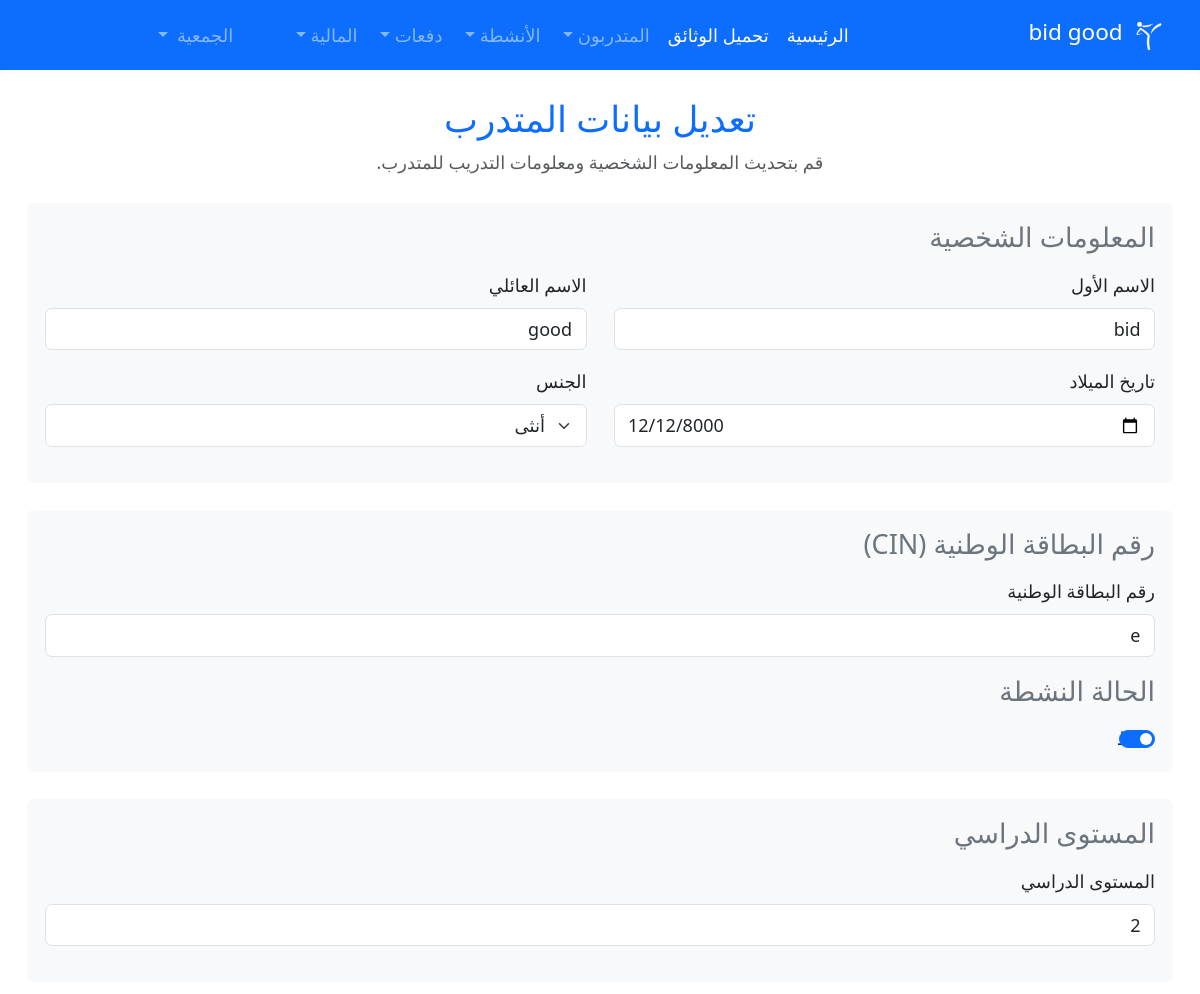
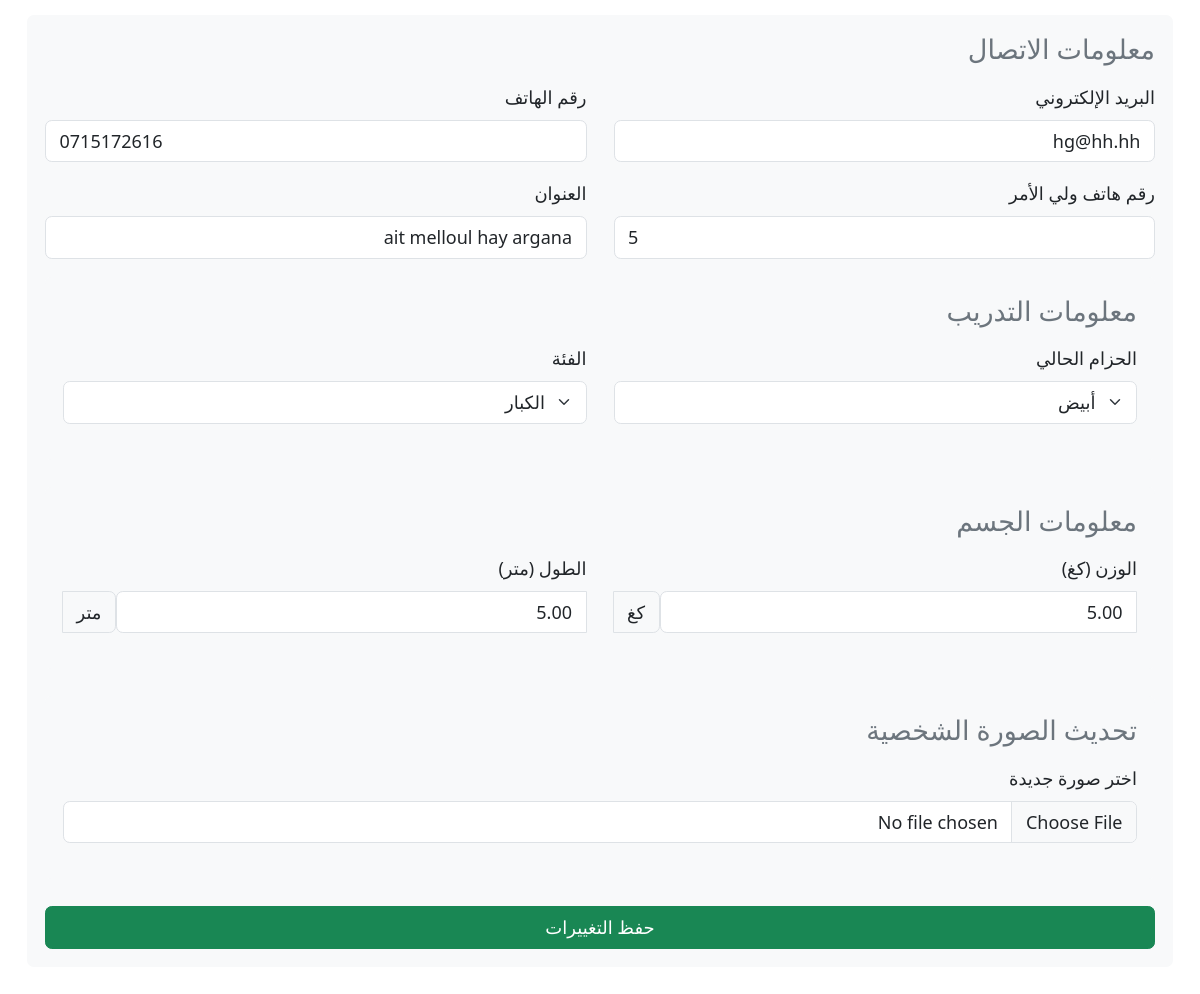
The page /edit_trainee/2 (signed in) on the database its author committed (2 pictures, top to bottom).
### trainers/models.py (models this page shows, shortened)
class OrganizationInfo(models.Model):
    name = models.CharField(max_length=255, verbose_name='اسم الجمعية')
    slug = models.SlugField(unique=True, verbose_name='المعرف')
    description = models.TextField(blank=True, verbose_name='الوصف')
    established_date = models.DateField(blank=True, null=True, verbose_name='تاريخ التأسيس')
    rent_amount = models.DecimalField(max_digits=10, decimal_places=2, default=0, verbose_name='مبلغ الإيجار')
    phone_number = models.CharField(max_length=15, blank=True, verbose_name='رقم الهاتف')
    email = models.EmailField(blank=True, verbose_name='البريد الإلكتروني')
    datepay = models.DateField(blank=True, null=True, verbose_name='تاريخ الدفع')
    is_active = models.BooleanField(default=True, verbose_name='نشطة')
    subscription_tier = models.CharField(
        max_length=20,
        choices=[('free', 'مجاني'), ('basic', 'أساسي'), ('premium', 'متميز')],
        default='free',
        verbose_name='نوع الاشتراك'
    )
    max_trainers = models.IntegerField(default=50, verbose_name='الحد الأقصى للمتدربين')
    created_at = models.DateTimeField(auto_now_add=True, verbose_name='تاريخ الإنشاء')
    class Meta:
        verbose_name = 'جمعية'
        verbose_name_plural = 'الجمعيات'
        ordering = ['-created_at']

class Trainer(models.Model):
    organization = models.ForeignKey(
        OrganizationInfo,
        on_delete=models.CASCADE,
        related_name='trainers',
        verbose_name='الجمعية'
    )
    belts = (
        ("أبيض", "أبيض"),
        ("برتقالي", "برتقالي"),
        ("أصفر", "أصفر"),
        ("أصفر مع شريط أخضر", "أصفر مع شريط أخضر"),
        ("أخضر", "أخضر"),
        ("أخضر مع شريط أزرق", "أخضر مع شريط أزرق"),
        ("أزرق", "أزرق"),
        ("أزرق مع شريط أحمر", "أزرق مع شريط أحمر"),
        ("أحمر", "أحمر"),
        ("أحمر مع شريط أسود", "أحمر مع شريط أسود"),
        ("أسود", "أسود"),
    )
    CatChoices = (
        ("small", "الصغار"),
        ("med", "فتيان"),
        ("big", "كبار"),
        ('women', 'نساء')
    )
    first_name = models.CharField(max_length=255, verbose_name='الاسم الأول')
    last_name = models.CharField(max_length=255, verbose_name='اسم العائلة')
    birth_day = models.DateField(verbose_name='تاريخ الميلاد')
    phone = models.CharField(max_length=15, blank=True, verbose_name='الهاتف')
    phone_parent = models.CharField(max_length=15, blank=True, verbose_name='هاتف ولي الأمر')
    email = models.EmailField(blank=True, verbose_name='البريد الإلكتروني')
    CIN = models.CharField(max_length=30, blank=True, verbose_name='رقم البطاقة')
    address = models.CharField(max_length=50, blank=True, verbose_name='العنوان')
    male_female = models.CharField(
        max_length=11,
        choices=(('male', 'ذكر'), ('female', 'أنثى')),
        verbose_name='الجنس'
    )
    belt_degree = models.CharField(max_length=50, choices=belts, null=True, blank=True, verbose_name='درجة الحزام')
    Degree = models.CharField(max_length=80, null=True, blank=True, verbose_name='المستوى التعليمي')
    category = models.CharField(max_length=9, choices=CatChoices, default="small", verbose_name='الفئة')
    tall = models.DecimalField(max_digits=5, decimal_places=2, blank=True, null=True, verbose_name='الطول')
    weight = models.DecimalField(max_digits=5, decimal_places=2, blank=True, null=True, verbose_name='الوزن')
    started_day = models.DateField(default=timezone.now, verbose_name='تاريخ البدء')
    is_active = models.BooleanField(default=True, verbose_name='نشط')
    image = models.ImageField(upload_to=image_upload_to, blank=True, verbose_name='الصورة')
    class Meta:
        verbose_name = 'متدرب'
        verbose_name_plural = 'المتدربون'
        ordering = ['-started_day']
        indexes = [
            models.Index(fields=['organization', 'is_active']),
            models.Index(fields=['organization', 'category']),
        ]
    @staticmethod
    def get_belt_choices():
        return Trainer.belts

### trainers/views.py (the view, shortened to what this page needs)
# urls.py: path('edit_trainee/<int:id>', views.edit_trainee, name='edit_trainee'),
@login_required(login_url='/login/')
@require_organization
def edit_trainee(request, id):
    organization = request.organization
    trainee = get_object_or_404(Trainer, id=id, organization=organization)
    return render(request, 'pages/edit_trainee.html', {'trainee': trainee})

### trainers/templates/pages/edit_trainee.html (shortened to what this page needs)
{% extends 'base/base.html' %}
{% block content %}
<div class="wrapper rounded bg-white p-4 shadow-lg">
    <div class="text-center mb-4">
        <h2 class="text-primary">تعديل بيانات المتدرب</h2>
        <p class="text-muted">قم بتحديث المعلومات الشخصية ومعلومات التدريب للمتدرب.</p>
    </div>
    <form class="form" method="POST" enctype="multipart/form-data">
            <div class="section bg-light rounded p-3 mb-4">
                <h4 class="text-secondary mb-3">المعلومات الشخصية</h4>
                <div class="row">
                    <div class="col-md-6 mb-3">
                        <label for="first_name" class="form-label">الاسم الأول</label>
                        <input type="text" id="first_name" name="first_name" value="{{ trainee.first_name }}"
                               class="form-control" placeholder="أدخل اسمك الأول" required>
                    </div>
                    <div class="col-md-6 mb-3">
                        <label for="last_name" class="form-label">الاسم العائلي</label>
                        <input type="text" id="last_name" name="last_name" value="{{ trainee.last_name }}"
                               class="form-control" placeholder="أدخل اسمك العائلي" required>
                    </div>
                </div>
                <div class="row">
                    <div class="col-md-6 mb-3">
                        <label for="birthday" class="form-label">تاريخ الميلاد</label>
                        <input type="date" id="birthday" name="birthday" value="{{ trainee.birth_day|date:'Y-m-d' }}"
                               class="form-control" required>
                    </div>
                    <div class="col-md-6 mb-3">
                        <label for="gender" class="form-label">الجنس</label>
                        <select name="gender" id="gender" class="form-select" required>
                            <option value="female" {% if trainee.male_female == 'female' %}selected{% endif %}>أنثى</option>
                        </select>
                    </div>
                </div>
            </div>
            <div class="section bg-light rounded p-3 mb-4">
                <h4 class="text-secondary mb-3">رقم البطاقة الوطنية (CIN)</h4>
                <div class="row">
                    <div class="col-md-12 mb-3">
                        <label for="cin" class="form-label">رقم البطاقة الوطنية</label>
                        <input type="text" id="cin" name="cin" value="{{ trainee.CIN }}"
                               class="form-control" placeholder="أدخل رقم البطاقة الوطنية" required>
                    </div>
                    <div class="col-md-12">
                        <div class="form-check form-switch">
                            <h4 class="text-secondary mb-3">الحالة النشطة</h4>
                            <input class="form-check-input" type="checkbox" id="active_status" name="is_active"
                                {% if trainee.is_active %}checked{% endif %}>
                            <label class="form-check-label" for="active_status">نشط</label>
                        </div>
                    </div>
                </div>
            </div>
            <div class="section bg-light rounded p-3 mb-4">
                <h4 class="text-secondary mb-3">المستوى الدراسي</h4>
                <div class="row">
                    <div class="col-md-12 mb-3">
                            <label for="education">المستوى الدراسي</label>
                            <input type="text" value="{{trainee.Degree}}" id="education" name="academic_level" class="form-control" placeholder="أدخل مستواك الدراسي" required>
                    </div>
                </div>
            </div>
        <div class="section bg-light rounded p-3 mb-4">
            <h4 class="text-secondary mb-3">معلومات الاتصال</h4>
            <div class="row">
                <div class="col-md-6 mb-3">
                    <label for="email" class="form-label">البريد الإلكتروني</label>
                    <input type="email" id="email" name="email" value="{{ trainee.email }}"
                           class="form-control" placeholder="أدخل بريدك الإلكتروني" >
                </div>
                <div class="col-md-6 mb-3">
                    <label for="phone" class="form-label">رقم الهاتف</label>
                    <input type="tel" id="phone" name="phone" value="{{ trainee.phone }}"
                           class="form-control" placeholder="أدخل رقم هاتفك" >
                </div>
            </div>
            <div class="row">
                <div class="col-md-6 mb-3">
                    <label for="phone_parent" class="form-label">رقم هاتف ولي الأمر</label>
                    <input type="tel" id="phone_parent" name="phone_parent" value="{{ trainee.phone_parent }}"
                           class="form-control" placeholder="أدخل رقم هاتف ولي الأمر" >
                </div>
                <div class="col-md-6 mb-3">
                    <label for="address" class="form-label">العنوان</label>
                    <input type="text" id="address" name="address" value="{{ trainee.address }}"
                           class="form-control" placeholder=" أدخل عنوانك الجديد" required>
                </div>
        </div>
        <div class="section bg-light rounded p-3 mb-4">
            <h4 class="text-secondary mb-3">معلومات التدريب</h4>
            <div class="row">
                <div class="col-md-6 mb-3">
                    <label for="belt" class="form-label">الحزام الحالي</label>
                    <select class="form-select" id="belt" name="belt" required>
                        {% for value,display in trainee.get_belt_choices %}
                            <option value="{{ value }}" {% if trainee.belt_degree == value %}selected{% endif %}>{{ display }}</option>
                        {% endfor %}
                    </select>
                </div>
                <div class="col-md-6 mb-3">
                    <label for="category" class="form-label">الفئة</label>
                    <select class="form-select" id="category" name="category" required>
                        <option value="big" {% if trainee.category == "big" %}selected{% endif %}>الكبار</option>
                    </select>
                </div>
            </div>
        </div>
        <div class="section bg-light rounded p-3 mb-4">
            <h4 class="text-secondary mb-3">معلومات الجسم</h4>
            <div class="row">
                <div class="col-md-6 mb-3">
                    <label for="weight" class="form-label">الوزن (كغ)</label>
                    <div class="input-group">
                        <input type="number" step="0.01" id="weight" name="weight" value="{{ trainee.weight }}"
                               class="form-control" placeholder="أدخل وزنك" >
                        <span class="input-group-text">كغ</span>
                    </div>
                </div>
                <div class="col-md-6 mb-3">
                    <label for="height" class="form-label">الطول (متر)</label>
                    <div class="input-group">
                        <input type="number" step="0.01" id="height" name="height" value="{{ trainee.tall }}"
                               class="form-control" placeholder="أدخل طولك" >
                        <span class="input-group-text">متر</span>
                    </div>
                </div>
            </div>
        </div>
        <div class="section bg-light rounded p-3 mb-4">
            <h4 class="text-secondary mb-3">تحديث الصورة الشخصية</h4>
            <div class="mb-3">
                <label for="upload" class="form-label">اختر صورة جديدة</label>
                <input type="file" id="upload" name="upload" accept="image/*" class="form-control">
            </div>
        </div>
        <button type="submit" class="btn btn-success w-100">حفظ التغييرات</button>
    </form>
</div>
{% endblock %}

### trainers/templates/base/sidebar.html (shortened to what this page needs)
{% load static %}
<nav class="navbar navbar-expand-lg navbar-dark bg-primary">
    <div class="container-fluid">
        <a class="navbar-brand" href="{% url 'home' %}">
            <img src="{% static 'images/logo/logo.png' %}" alt="Logo" width="40" height="40" class="d-inline-block align-text-top">
            {% if request.organization %} {{ request.organization.name }} {% else %} الجمعية {% endif %}
        </a>
        <div class="collapse navbar-collapse" id="navbarNav">
            <ul class="navbar-nav me-auto mb-2 mb-lg-0">
                <li class="nav-item">
                    <a class="nav-link active" aria-current="page" href="{% url 'home' %}">الرئيسية</a>
                </li>
                <li class="nav-item">
                    <a class="nav-link active" aria-current="page" href="{% url 'trainees_report' %}">تحميل الوثائق</a>
                </li>
                <li class="nav-item dropdown">
                    <a class="nav-link dropdown-toggle" href="#" id="traineesDropdown" role="button" data-bs-toggle="dropdown" aria-expanded="false">
                        المتدربون
                    </a>
                </li>
                <li class="nav-item dropdown">
                    <a class="nav-link dropdown-toggle" href="#" id="activitiesDropdown" role="button" data-bs-toggle="dropdown" aria-expanded="false">
                        الأنشطة
                    </a>
                </li>
                <li class="nav-item dropdown">
                    <a class="nav-link dropdown-toggle " href="#" id="traineesDropdown" role="button" data-bs-toggle="dropdown" aria-expanded="false">
                        دفعات
                    </a>
                </li>
                {% if user.is_superuser %}
                <li class="nav-item dropdown">
                    <a class="nav-link dropdown-toggle"  id="financialDropdown" role="button" data-bs-toggle="dropdown" aria-expanded="false">
                        المالية
                    </a>
                </li>
                {% else %}
                <li><a class="nav-link active" href="{% url 'logout' %}">تسجيل الخروج</a></li>
                {% endif %}
            </ul>
            {% if user.is_superuser %}
            <ul class="navbar-nav ms-auto">
                <li class="nav-item dropdown">
                    <a class="nav-link dropdown-toggle" href="#" id="userDropdown" role="button" data-bs-toggle="dropdown" aria-expanded="false">
                        <span class="ms-1">الجمعية</span>
                    </a>
            {% endif %}
                </li>
            </ul>
        </div>
    </div>
</nav>

### trainers/templates/base/base.html (style rules this page uses)
* { font-size: large; }
a { color: #02af74; text-decoration: none; }

### rows shown on the page
OrganizationInfo: organization.name "bid good"
Trainer: first_name "bid", last_name "good", birthday "12/12/8000", gender "أنثى", cin "e", is_active "☑", academic_level "2", email "hg@hh.hh", phone "0715172616", phone_parent "5", address "ait melloul hay argana", belt "أبيض", category "الكبار", weight "5.00", height "5.00"
